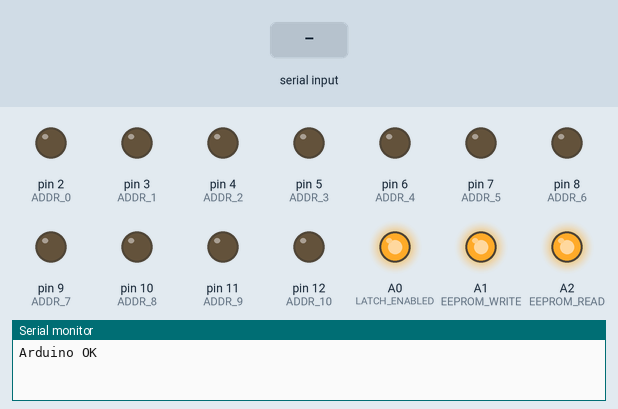
A sketch run on a simulated Arduino Uno, built with avr-gcc and run on an emulated ATmega328P. Parts: output pins drawn as LEDs (lit = HIGH), the last lines printed to the serial monitor. Inputs (shaded band) come from the test bench. Pins used as bus, display or sensor lines are not drawn.

Above: at 1.2 s.
1.3 s: "1,90,45\n" received over Serial
At 2.1 s:
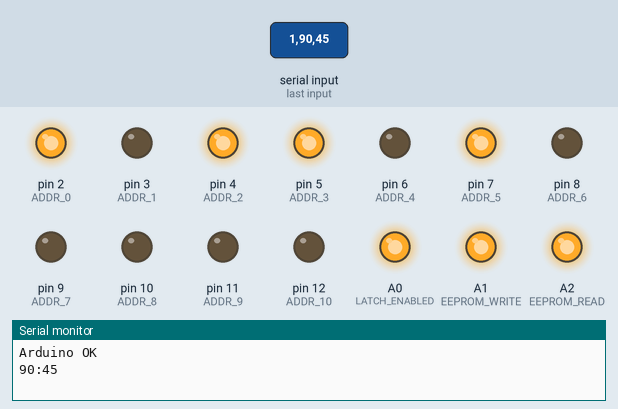
Timing chart, 0 to 4.3 s (numbered marks = the images above; inputs shaded):
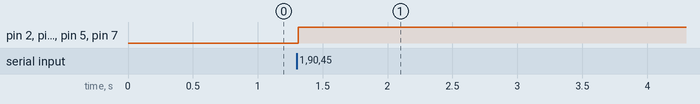

Measured:
- after the input at 1.3 s, pin 2 (ADDR_0), pin 4 (ADDR_2), pin 5 (ADDR_3), pin 7 (ADDR_5): LOW → HIGH at once

The sketch:

eeprom.ino
```cpp
static const uint8_t ADDR_0 = 2;
static const uint8_t ADDR_1 = 3;
static const uint8_t ADDR_2 = 4;
static const uint8_t ADDR_3 = 5;
static const uint8_t ADDR_4 = 6;
static const uint8_t ADDR_5 = 7;
static const uint8_t ADDR_6 = 8;
static const uint8_t ADDR_7 = 9;
static const uint8_t ADDR_8 = 10;
static const uint8_t ADDR_9 = 11;
static const uint8_t ADDR_10 = 12;

static const uint8_t IO_0 = ADDR_0;
static const uint8_t IO_1 = ADDR_1;
static const uint8_t IO_2 = ADDR_2;
static const uint8_t IO_3 = ADDR_3;
static const uint8_t IO_4 = ADDR_4;
static const uint8_t IO_5 = ADDR_5;
static const uint8_t IO_6 = ADDR_6;
static const uint8_t IO_7 = ADDR_7;

static const uint8_t LATCH_ADDRESS = 13;
static const uint8_t LATCH_ENABLED = A0; //active low
static const uint8_t EEPROM_WRITE = A1; //active low
static const uint8_t EEPROM_READ = A2; //active low

void setup() {
  // put your setup code here, to run once:
  pinMode(LED_BUILTIN, OUTPUT);
  pinMode(ADDR_0, OUTPUT);
  pinMode(ADDR_1, OUTPUT);
  pinMode(ADDR_2, OUTPUT);
  pinMode(ADDR_3, OUTPUT);
  pinMode(ADDR_4, OUTPUT);
  pinMode(ADDR_5, OUTPUT);
  pinMode(ADDR_6, OUTPUT);
  pinMode(ADDR_7, OUTPUT);
  pinMode(ADDR_8, OUTPUT);
  pinMode(ADDR_9, OUTPUT);
  pinMode(ADDR_10, OUTPUT);

  pinMode(IO_0, OUTPUT);
  pinMode(IO_1, OUTPUT);
  pinMode(IO_2, OUTPUT);
  pinMode(IO_3, OUTPUT);
  pinMode(IO_4, OUTPUT);
  pinMode(IO_5, OUTPUT);
  pinMode(IO_6, OUTPUT);
  pinMode(IO_7, OUTPUT);

  pinMode(LATCH_ADDRESS, OUTPUT);
  pinMode(LATCH_ENABLED, OUTPUT);
  pinMode(EEPROM_WRITE, OUTPUT);
  pinMode(EEPROM_READ, OUTPUT);

  digitalWrite(LATCH_ADDRESS, LOW);
  digitalWrite(LATCH_ENABLED, HIGH);
  digitalWrite(EEPROM_WRITE, HIGH);
  digitalWrite(EEPROM_READ, HIGH);

  Serial.begin(9600);
  Serial.setTimeout(2147483647);
  while (!Serial) {
    ; // wait for serial port to connect. Needed for native USB
  }

  Serial.println("Arduino OK");
}

void loop() {
  int function = Serial.parseInt();
  if (function == 1) {
    int address = Serial.parseInt();
    int value = Serial.parseInt();
    writeValue(address, value);

    Serial.print(address, DEC);
    Serial.print(":");
    Serial.println(value, DEC);
  } else if (function == 2) {
    int address = Serial.parseInt();
    setAddress(address);
    int valueAtAddress = readValue();

    Serial.println(valueAtAddress, DEC);
  }
}

void writeValue(int address, int value) {
  setAddress(address);
  setValue(value);

  performWrite(nthBit(value, 7));
}

int readValue() {
  digitalWrite(EEPROM_READ, LOW);
  pinMode(ADDR_0, INPUT);
  pinMode(ADDR_1, INPUT);
  pinMode(ADDR_2, INPUT);
  pinMode(ADDR_3, INPUT);
  pinMode(ADDR_4, INPUT);
  pinMode(ADDR_5, INPUT);
  pinMode(ADDR_6, INPUT);
  pinMode(ADDR_7, INPUT);

  int result = 0;
  for (int i = 9; i >= 2; i--) {
    result = result << 1;
    result = result | digitalRead(i);
  }

  digitalWrite(EEPROM_READ, HIGH);
  pinMode(ADDR_0, OUTPUT);
  pinMode(ADDR_1, OUTPUT);
  pinMode(ADDR_2, OUTPUT);
  pinMode(ADDR_3, OUTPUT);
  pinMode(ADDR_4, OUTPUT);
  pinMode(ADDR_5, OUTPUT);
  pinMode(ADDR_6, OUTPUT);
  pinMode(ADDR_7, OUTPUT);


  return result;
}

void performWrite(bool lastBitValue) {
  digitalWrite(EEPROM_WRITE, LOW);
  delayMicroseconds(1);
  digitalWrite(EEPROM_WRITE, HIGH);

  pinMode(IO_7, INPUT);
  digitalWrite(EEPROM_READ, LOW);

  while(digitalRead(IO_7) != lastBitValue) {
    //wait until IO_7 == last bit value
  }

  digitalWrite(EEPROM_READ, HIGH);
  pinMode(IO_7, OUTPUT);
}

void setValue(int value) {
  digitalWrite(IO_0, nthBit(value, 0));
  digitalWrite(IO_1, nthBit(value, 1));
  digitalWrite(IO_2, nthBit(value, 2));
  digitalWrite(IO_3, nthBit(value, 3));
  digitalWrite(IO_4, nthBit(value, 4));
  digitalWrite(IO_5, nthBit(value, 5));
  digitalWrite(IO_6, nthBit(value, 6));
  digitalWrite(IO_7, nthBit(value, 7));
}

void setAddress(int address) {
  digitalWrite(ADDR_0, nthBit(address, 0));
  digitalWrite(ADDR_1, nthBit(address, 1));
  digitalWrite(ADDR_2, nthBit(address, 2));
  digitalWrite(ADDR_3, nthBit(address, 3));
  digitalWrite(ADDR_4, nthBit(address, 4));
  digitalWrite(ADDR_5, nthBit(address, 5));
  digitalWrite(ADDR_6, nthBit(address, 6));
  digitalWrite(ADDR_7, nthBit(address, 7));
  digitalWrite(ADDR_8, nthBit(address, 8));
  digitalWrite(ADDR_9, nthBit(address, 9));
  digitalWrite(ADDR_10, nthBit(address, 10));

  //first 8 bits are buffered to registers so i need to latch the data there
  digitalWrite(LATCH_ENABLED, LOW);
  delay(1);
  digitalWrite(LATCH_ADDRESS, HIGH);
  delay(1);
  digitalWrite(LATCH_ADDRESS, LOW);
  digitalWrite(LATCH_ENABLED, HIGH);
}

bool nthBit(int value, int n) {
  return (value & (1 << n)) > 0;
}
```
